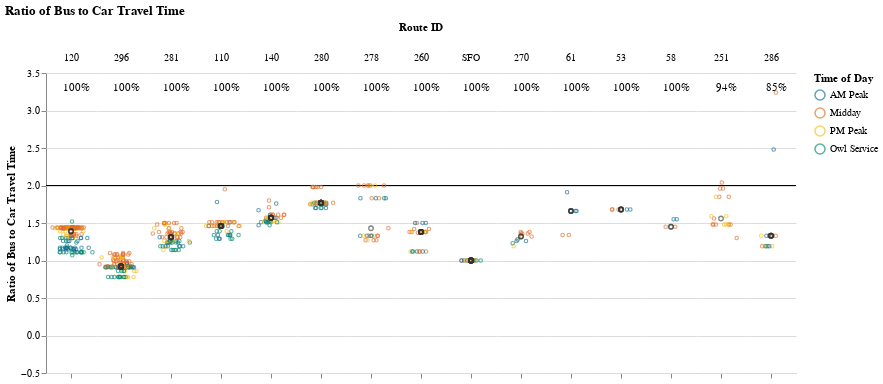
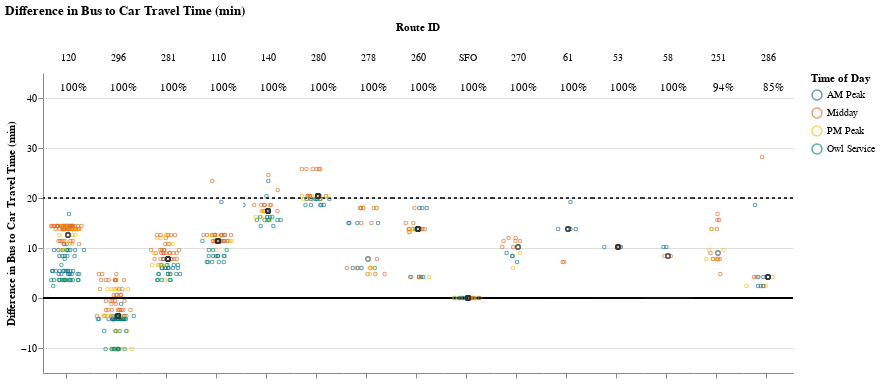

Notebook code cell kept with these figures, in order:
### Markdown cell above
## Viable Competitive Routes
### Short Routes (< 1 hr)

### Code cell
# Allow for possibility that operator doesn't have routes that fall into certain route_groups
# But, jupyterbook will not like markdown with f-string
# separate out route_group and put in each cell, and use try/except + if to display...
# but all 3 route groups must be displayed. just add sentence about why no routes were returned at the end
route_group = "short"
try:
    display_charts_for_route_group(df, route_group)
except:
    print("No routes meet this criteria.")

### Figure 1 — Vega-Lite specification as saved in the notebook (floating-point values rounded to 4 significant figures; data arrays with more than 128 entries replaced by an {"elided": "..."} marker saying what was removed)
{"config": {"view": {"continuousWidth": 400, "continuousHeight": 300, "stroke": null}, "facet": {"spacing": 0}}, "data": {"name": "data-32b51b591efa577e385eb81a02eddb17"}, "facet": {"column": {"field": "route_id", "sort": ["120", "296", "281", "110", "140", "280", "278", "260", "SFO", "270", "61", "53", "58", "251", "286"], "title": "Route ID", "type": "nominal"}}, "spec": {"layer": [{"mark": "rule", "encoding": {"color": {"value": "black"}, "y": {"field": "cutoff", "type": "quantitative"}}, "selection": {"selector001": {"type": "interval", "bind": "scales", "encodings": ["x", "y"]}}}, {"mark": {"type": "point", "opacity": 0.65, "size": 12, "strokeWidth": 1.1}, "encoding": {"color": {"field": "time_of_day", "scale": {"range": ["#136C97", "#E16B26", "#F6BF16", "#00896B", "#7790A3", "#5B559C"]}, "sort": ["AM Peak", "Midday", "PM Peak", "Owl Service"], "title": "Time of Day", "type": "nominal"}, "tooltip": [{"field": "route_id", "type": "nominal"}, {"field": "trip_id", "type": "nominal"}, {"field": "service_hours", "type": "quantitative"}, {"field": "car_duration_hours", "type": "quantitative"}, {"field": "bus_multiplier", "type": "quantitative"}, {"field": "bus_difference", "type": "quantitative"}, {"field": "num_trips", "type": "quantitative"}, {"field": "num_competitive", "type": "quantitative"}, {"field": "pct_trips_competitive", "type": "quantitative"}, {"field": "p25", "type": "quantitative"}, {"field": "p50", "type": "quantitative"}, {"field": "p75", "type": "quantitative"}], "x": {"axis": {"grid": false, "labels": false, "ticks": true, "values": [0]}, "field": "jitter", "scale": {}, "title": null, "type": "quantitative"}, "y": {"field": "bus_multiplier", "scale": {"domain": [-0.25, 3.24]}, "title": "Ratio of Bus to Car Travel Time", "type": "quantitative"}}, "transform": [{"calculate": "sqrt(-2*log(random()))*cos(2*PI*random())", "as": "jitter"}], "width": 50}, {"layer": [{"mark": {"type": "point", "opacity": 0.6, "size": 20, "strokeWidth": 1.3}, "encoding": {"color": {"value": "#323434"}, "y": {"field": "bus_multiplier", "type": "quantitative"}}, "transform": [{"filter": "(datum.p50_trip === 1)"}]}, {"mark": {"type": "text", "align": "center", "baseline": "middle"}, "encoding": {"color": {"value": "black"}, "text": {"field": "pct_trips_competitive", "format": ".0%", "type": "quantitative"}, "tooltip": [{"field": "route_id", "type": "nominal"}, {"field": "trip_id", "type": "nominal"}, {"field": "service_hours", "type": "quantitative"}, {"field": "car_duration_hours", "type": "quantitative"}, {"field": "bus_multiplier", "type": "quantitative"}, {"field": "bus_difference", "type": "quantitative"}, {"field": "num_trips", "type": "quantitative"}, {"field": "num_competitive", "type": "quantitative"}, {"field": "pct_trips_competitive", "type": "quantitative"}, {"field": "p25", "type": "quantitative"}, {"field": "p50", "type": "quantitative"}, {"field": "p75", "type": "quantitative"}], "x": {"value": 30}, "y": {"value": 15}}, "transform": [{"calculate": "sqrt(-2*log(random()))*cos(2*PI*random())", "as": "jitter"}, {"filter": "(datum.fastest_trip === 1)"}]}]}]}, "resolve": {"scale": {"y": "shared"}}, "title": "Ratio of Bus to Car Travel Time", "$schema": "https://vega.github.io/schema/vega-lite/v4.17.0.json", "datasets": {"data-32b51b591efa577e385eb81a02eddb17": {"elided": "566 records"}}}

### Figure 2 — Vega-Lite specification as saved in the notebook (floating-point values rounded to 4 significant figures; data arrays with more than 128 entries replaced by an {"elided": "..."} marker saying what was removed)
{"config": {"view": {"continuousWidth": 400, "continuousHeight": 300, "stroke": null}, "facet": {"spacing": 0}}, "data": {"name": "data-138aadc90ac630458660171e27892987"}, "facet": {"column": {"field": "route_id", "sort": ["120", "296", "281", "110", "140", "280", "278", "260", "SFO", "270", "61", "53", "58", "251", "286"], "title": "Route ID", "type": "nominal"}}, "spec": {"layer": [{"mark": "rule", "encoding": {"color": {"value": "black"}, "y": {"field": "cutoff", "type": "quantitative"}}, "selection": {"selector002": {"type": "interval", "bind": "scales", "encodings": ["x", "y"]}}}, {"mark": {"type": "rule", "strokeDash": [3, 3]}, "encoding": {"color": {"value": "#323434"}, "y": {"field": "cutoff2", "type": "quantitative"}}}, {"mark": {"type": "point", "opacity": 0.65, "size": 12, "strokeWidth": 1.1}, "encoding": {"color": {"field": "time_of_day", "scale": {"range": ["#136C97", "#E16B26", "#F6BF16", "#00896B", "#7790A3", "#5B559C"]}, "sort": ["AM Peak", "Midday", "PM Peak", "Owl Service"], "title": "Time of Day", "type": "nominal"}, "tooltip": [{"field": "route_id", "type": "nominal"}, {"field": "trip_id", "type": "nominal"}, {"field": "service_hours", "type": "quantitative"}, {"field": "car_duration_hours", "type": "quantitative"}, {"field": "bus_multiplier", "type": "quantitative"}, {"field": "bus_difference", "type": "quantitative"}, {"field": "num_trips", "type": "quantitative"}, {"field": "num_competitive", "type": "quantitative"}, {"field": "pct_trips_competitive", "type": "quantitative"}, {"field": "p25", "type": "quantitative"}, {"field": "p50", "type": "quantitative"}, {"field": "p75", "type": "quantitative"}], "x": {"axis": {"grid": false, "labels": false, "ticks": true, "values": [0]}, "field": "jitter", "scale": {}, "title": null, "type": "quantitative"}, "y": {"field": "bus_difference", "scale": {"domain": [-10.2, 40.2]}, "title": "Difference in Bus to Car Travel Time (min)", "type": "quantitative"}}, "transform": [{"calculate": "sqrt(-2*log(random()))*cos(2*PI*random())", "as": "jitter"}], "width": 50}, {"layer": [{"mark": {"type": "point", "opacity": 0.6, "size": 20, "strokeWidth": 1.3}, "encoding": {"color": {"value": "#323434"}, "y": {"field": "bus_difference", "type": "quantitative"}}, "transform": [{"filter": "(datum.p50_trip === 1)"}]}, {"mark": {"type": "text", "align": "center", "baseline": "middle"}, "encoding": {"color": {"value": "black"}, "text": {"field": "pct_trips_competitive", "format": ".0%", "type": "quantitative"}, "tooltip": [{"field": "route_id", "type": "nominal"}, {"field": "trip_id", "type": "nominal"}, {"field": "service_hours", "type": "quantitative"}, {"field": "car_duration_hours", "type": "quantitative"}, {"field": "bus_multiplier", "type": "quantitative"}, {"field": "bus_difference", "type": "quantitative"}, {"field": "num_trips", "type": "quantitative"}, {"field": "num_competitive", "type": "quantitative"}, {"field": "pct_trips_competitive", "type": "quantitative"}, {"field": "p25", "type": "quantitative"}, {"field": "p50", "type": "quantitative"}, {"field": "p75", "type": "quantitative"}], "x": {"value": 30}, "y": {"value": 15}}, "transform": [{"calculate": "sqrt(-2*log(random()))*cos(2*PI*random())", "as": "jitter"}, {"filter": "(datum.fastest_trip === 1)"}]}]}]}, "resolve": {"scale": {"y": "shared"}}, "title": "Difference in Bus to Car Travel Time (min)", "$schema": "https://vega.github.io/schema/vega-lite/v4.17.0.json", "datasets": {"data-138aadc90ac630458660171e27892987": {"elided": "566 records"}}}
